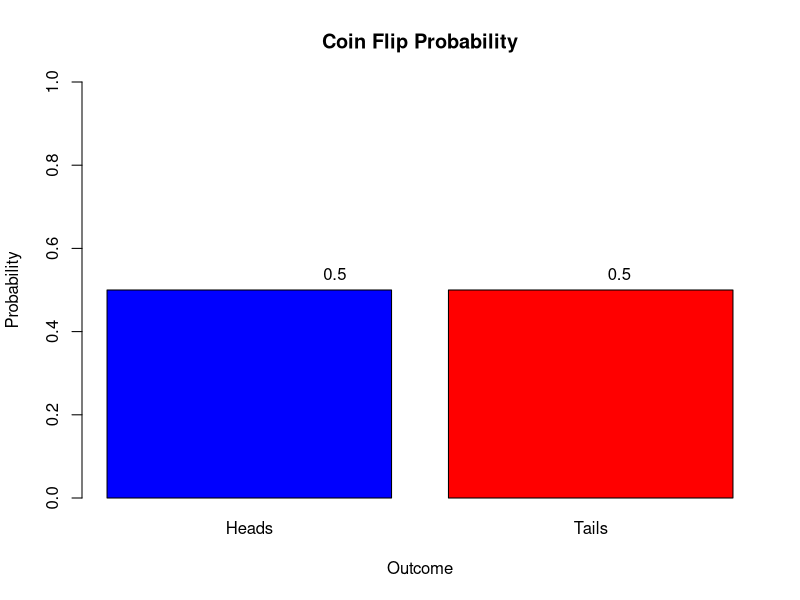
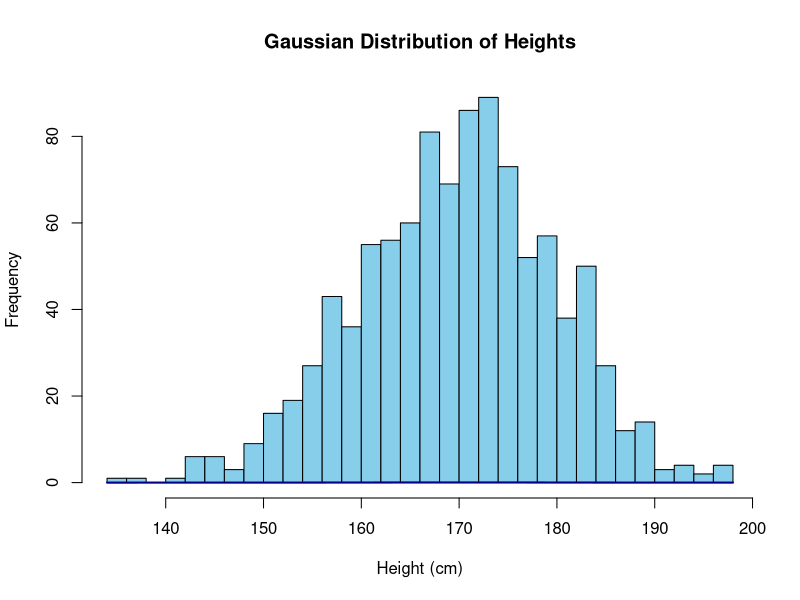

Generate these figures, in order, with R:
## ---- chunk 1
# Events and Sample Space Example

# Define the sample space for rolling a six-sided die
sample_space <- 1:6

# Define the event "rolling an even number"
event_A <- c(2, 4, 6)

# Define the event "rolling a number greater than 4"
event_B <- c(5, 6)

# Display the events and sample space
cat("Event A (Rolling an even number):", event_A, "\n")
cat("Event B (Rolling a number greater than 4):", event_B, "\n")
cat("Sample Space:", sample_space, "\n")
## ---- chunk 2
# Sample Space Example 2

# Define the sample space for flipping a coin
coin_sample_space <- c("Heads", "Tails")

# Display the sample space for flipping a coin
cat("Sample Space for Flipping a Coin:", coin_sample_space, "\n")

## ---- chunk 3
# Probability of an Event Example

# Number of favorable outcomes for event A
favorable_outcomes_A <- length(event_A)

# Total number of possible outcomes
total_outcomes <- length(sample_space)

# Calculate the probability of event A
probability_A <- favorable_outcomes_A / total_outcomes

# Display the probability of event A
cat("Probability of Event A (Rolling an even number):", probability_A, "\n")

## ---- chunk 4
# Set the probability of getting Heads
p_heads <- 0.5

# Calculate the probability of getting Tails
p_tails <- 1 - p_heads

# Create a bar plot
barplot(c(p_heads, p_tails), names.arg = c("Heads", "Tails"),
        col = c("blue", "red"), ylim = c(0, 1),
        main = "Coin Flip Probability",
        xlab = "Outcome", ylab = "Probability")

# Add probability labels to the bars
text(1:2, c(p_heads, p_tails), labels = c(p_heads, p_tails), pos = 3, col = "black")

## ---- chunk 5

## ---- chunk 6
# Set the parameters for the Gaussian distribution
mean_height <- 170  # mean height in centimeters
sd_height <- 10      # standard deviation of height

# Generate a sample of heights from a Gaussian distribution
num_samples <- 1000
heights <- rnorm(num_samples, mean = mean_height, sd = sd_height)

# Create a histogram to visualize the Gaussian distribution
hist(heights, breaks = 30, col = "skyblue", main = "Gaussian Distribution of Heights",
     xlab = "Height (cm)", ylab = "Frequency")

# Add a curve representing the theoretical Gaussian distribution
curve(dnorm(x, mean = mean_height, sd = sd_height), col = "darkblue", lwd = 2, add = TRUE)


